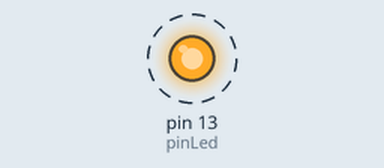
Bench run of a sketch on a simulated Arduino Uno, built with avr-gcc and run on an emulated ATmega328P. Parts: output pins drawn as LEDs (lit = HIGH). Dashed ring = blinking.

Above: at 0.07 s.
Timing chart, 0 to 3.0 s (numbered marks = the images above):
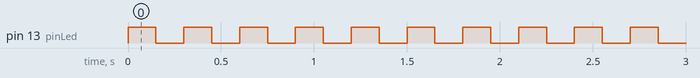

The sketch:

sketch_flashy1_copy_20230312234530.ino
```cpp
int pinLed = 13; //standard led pin

void setup() {
  // put your setup code here, to run once:

  pinMode(pinLed, OUTPUT);    // sets the digital pin as output
}

//what else am I meant to do with nothing else lol
void loop() {
  digitalWrite(pinLed, HIGH);
  delay(150);
  digitalWrite(pinLed, LOW);
  delay(150);
}
```

Measured:
- by itself, pin 13 (pinLed): alternates HIGH for 0.15 s and LOW for 0.15 s
